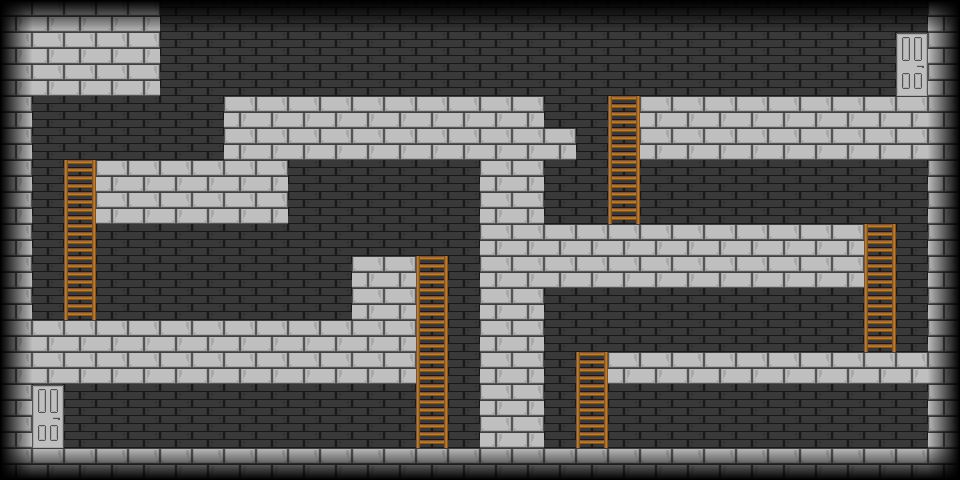

This is a level from a 2D game, rendered from its Tiled map with the project's own tilesets. A one-line summary and the map file follow, with tile-layer data summarised:
An orthogonal 30x15 tile map with 32x32 px tiles, 7 tile layers (bg, dark, walls, ladders, ...), 1 hidden layer not drawn, 3 tilesets and 6 objects.

<map version="1.0" orientation="orthogonal" renderorder="right-down" width="30" height="15" tilewidth="32" tileheight="32" nextobjectid="8">
 <tileset firstgid="1" name="triggers" tilewidth="32" tileheight="32" tilecount="3" columns="3">
  <image source="../img/tst/triggers.png" width="96" height="32" />
  <tile id="0">
   <properties>
    <property name="collidable" value="true" />
    <property name="solid" value="true" />
   </properties>
  </tile>
  <tile id="2">
   <properties>
    <property name="collidable" value="true" />
    <property name="ladder" value="true" />
   </properties>
  </tile>
 </tileset>
 <tileset firstgid="4" name="fade" tilewidth="32" tileheight="32" tilecount="4" columns="4">
  <image source="../img/tst/fade.png" width="128" height="32" />
 </tileset>
 <tileset firstgid="8" name="Fullset 01" tilewidth="32" tileheight="32" tilecount="256" columns="16">
  <image source="../img/Fullset 01.png" width="512" height="512" />
 </tileset>
 <layer name="bg" width="30" height="15">
  <data>[450 cells, 254 non-empty, 1 distinct tile ids]</data>
 </layer>
 <layer name="dark" width="30" height="15">
  <data>[450 cells, 254 non-empty, 1 distinct tile ids]</data>
 </layer>
 <layer name="walls" width="30" height="15">
  <data>[450 cells, 197 non-empty, 1 distinct tile ids]</data>
 </layer>
 <layer name="ladders" width="30" height="15">
  <data>[450 cells, 22 non-empty, 1 distinct tile ids]</data>
 </layer>
 <layer name="doors" width="30" height="15">
  <data>[450 cells, 4 non-empty, 2 distinct tile ids]</data>
 </layer>
 <objectgroup name="object" visible="0">
  <object id="1" x="896" y="32" width="32" height="64">
   <properties>
    <property name="event" value="" />
    <property name="runOnKey" value="up" />
    <property name="warp" value="'oldlibrary',128,320" />
   </properties>
  </object>
  <object id="2" x="32" y="384" width="32" height="64">
   <properties>
    <property name="event" value="" />
    <property name="runOnKey" value="up" />
    <property name="warp" value="'throneroom',480,288" />
   </properties>
  </object>
  <object id="3" x="896" y="384" width="32" height="64">
   <properties>
    <property name="entity" value="true" />
    <property name="file" value="alexander.lua" />
   </properties>
  </object>
  <object id="4" x="736" y="160" width="32" height="64">
   <properties>
    <property name="entity" value="" />
    <property name="file" value="guard.lua" />
   </properties>
  </object>
  <object id="6" x="192" y="256" width="32" height="64">
   <properties>
    <property name="entity" value="" />
    <property name="file" value="guard.lua" />
   </properties>
  </object>
  <object id="7" x="352" y="32" width="32" height="64">
   <properties>
    <property name="entity" value="" />
    <property name="file" value="guard.lua" />
   </properties>
  </object>
 </objectgroup>
 <layer name="fadelr" width="30" height="15">
  <data>[450 cells, 30 non-empty, 2 distinct tile ids]</data>
 </layer>
 <layer name="fadeud" width="30" height="15">
  <data>[450 cells, 60 non-empty, 2 distinct tile ids]</data>
 </layer>
 <layer name="special" width="30" height="15" visible="0" opacity="0.5">
  <data>[450 cells, 219 non-empty, 2 distinct tile ids]</data>
 </layer>
</map>
